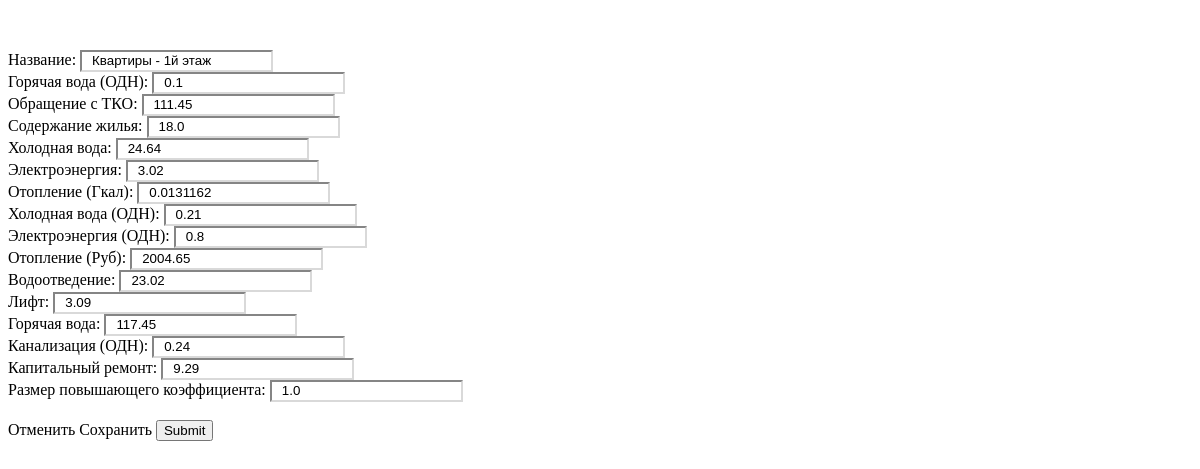
The app's page /tariff/1/edit (signed in), older data.
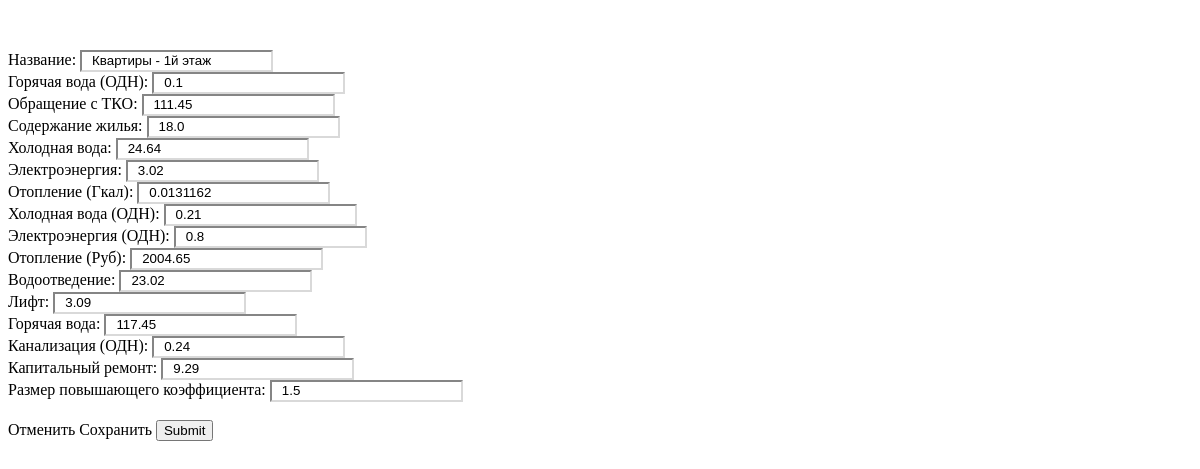
The same page, newer data.
### tariff/models.py (models this page shows, shortened)
class Tariff(models.Model):
    name = models.CharField(max_length=200)
    maintenance = models.FloatField(null=True, blank=True)
    heating = models.FloatField(null=True, blank=True)
    heating_rub = models.FloatField(null=True, blank=True)
    hot_water = models.FloatField(null=True, blank=True)
    hot_water_odn = models.FloatField(null=True, blank=True)
    cold_water = models.FloatField(null=True, blank=True)
    cold_water_odn = models.FloatField(null=True, blank=True)
    sewage = models.FloatField(null=True, blank=True)
    sewage_odn = models.FloatField(null=True, blank=True)
    solid_waste = models.FloatField(null=True, blank=True)
    electricity = models.FloatField(null=True, blank=True)
    lift = models.FloatField(null=True, blank=True)
    electricity_odn = models.FloatField(null=True, blank=True)
    capital_repair = models.FloatField(null=True, blank=True, default=0)
    multiplying_factor = models.FloatField(null=True, blank=True, default=1)
    class Meta:
        verbose_name = 'tariff'
        verbose_name_plural = 'tariffs'

### tariff/views.py (the view)
# urls.py: path('<int:pk>/edit', edit_tariff, name='edit_tariff'),
@login_required
def edit_tariff(request, pk):
    tariff = get_object_or_404(Tariff, pk=pk)
    if request.method == "POST":
        tariff_form = TariffForm(request.POST, instance=tariff)
        if tariff_form.is_valid():
            tariff_form.save()
            return HttpResponse(
                status=204,
                headers={
                    'HX-Trigger': json.dumps({
                        "tariffListChanged": None,
                        "showMessage": f"Тариф {tariff.name} изменен."
                    })
                }
            )
    else:
        tariff_form = TariffForm(instance=tariff)
    return render(request, 'tariff/edit.html', {
        'tariff_form': tariff_form,
        'tariff': tariff,
        'title': 'РЕДАКТИРОВАНИЕ ТАРИФА',
    })

### tariff/templates/tariff/edit.html (shortened to what the changed rows need)
{% load widget_tweaks %}
{% with WIDGET_ERROR_CLASS='is-invalid' %}
<form hx-post="{{ request.path }}" hx-headers='{"X-CSRFToken":"{{ csrf_token }}"}' class="modal-content">
    <div class="modal-content">
        <div class="modal-body">
          <div class="row mb-3">
            <div class="col">
              <label for="{{ tariff_form.name.id_for_label }}" class="form-label">Название:</label>
                {% render_field tariff_form.name class="form-control" %}
            </div>
            <div class="col">
              <label for="{{ tariff_form.hot_water_odn.id_for_label }}" class="form-label">Горячая вода (ОДН):</label>
              {% render_field tariff_form.hot_water_odn class="form-control" %}
            </div>
            <div class="col">
              <label for="{{ tariff_form.solid_waste.id_for_label }}" class="form-label">Обращение с ТКО:</label>
              {% render_field tariff_form.solid_waste class="form-control" %}
            </div>
          </div>
          <div class="row mb-3">
            <div class="col">
              <label for="{{ tariff_form.maintenance.id_for_label }}" class="form-label">Содержание жилья:</label>
              {% render_field tariff_form.maintenance class="form-control" %}
            </div>
            <div class="col">
              <label for="{{ tariff_form.cold_water.id_for_label }}" class="form-label">Холодная вода:</label>
              {% render_field tariff_form.cold_water class="form-control" %}
            </div>
            <div class="col">
              <label for="{{ tariff_form.electricity.id_for_label }}" class="form-label">Электроэнергия:</label>
              {% render_field tariff_form.electricity class="form-control" %}
            </div>
          </div>
          <div class="row mb-3">
            <div class="col">
              <label for="{{ tariff_form.heating.id_for_label }}" class="form-label">Отопление (Гкал):</label>
              {% render_field tariff_form.heating class="form-control" %}
            </div>
            <div class="col">
              <label for="{{ tariff_form.cold_water_odn.id_for_label }}" class="form-label">Холодная вода (ОДН):</label>
              {% render_field tariff_form.cold_water_odn class="form-control" %}
            </div>
            <div class="col">
              <label for="{{ tariff_form.electricity_odn.id_for_label }}" class="form-label">Электроэнергия (ОДН):</label>
              {% render_field tariff_form.electricity_odn class="form-control" %}
            </div>
          </div>
          <div class="row mb-3">
            <div class="col">
              <label for="{{ tariff_form.heating_rub.id_for_label }}" class="form-label">Отопление (Руб):</label>
              {% render_field tariff_form.heating_rub class="form-control" %}
            </div>
            <div class="col">
              <label for="{{ tariff_form.sewage.id_for_label }}" class="form-label">Водоотведение:</label>
              {% render_field tariff_form.sewage class="form-control" %}
            </div>
            <div class="col">
              <label for="{{ tariff_form.lift.id_for_label }}" class="form-label">Лифт:</label>
              {% render_field tariff_form.lift class="form-control" %}
            </div>
          </div>
          <div class="row mb-3">
            <div class="col">
              <label for="{{ tariff_form.hot_water.id_for_label }}" class="form-label">Горячая вода:</label>
              {% render_field tariff_form.hot_water class="form-control" %}
            </div>
            <div class="col">
              <label for="{{ tariff_form.sewage_odn.id_for_label }}" class="form-label">Канализация (ОДН):</label>
              {% render_field tariff_form.sewage_odn class="form-control" %}
            </div>
            <div class="col">
              <label for="{{ tariff_form.capital_repair.id_for_label }}" class="form-label">Капитальный ремонт:</label>
              {% render_field tariff_form.capital_repair class="form-control" %}
            </div>
          </div>
          <div class="row mb-3">
            <div class="col">
              <label for="{{ tariff_form.multiplying_factor.id_for_label }}" class="form-label">Размер повышающего коэффициента:</label>
              {% render_field tariff_form.multiplying_factor class="form-control" %}
            </div>
          </div>
            <br>
        </div>
    </div>
</form>
{% endwith %}

Row changes from the older to the newer data that the page shows:
changed Tariff "Квартиры - 1й этаж": multiplying_factor "1.0" → "1.5"
